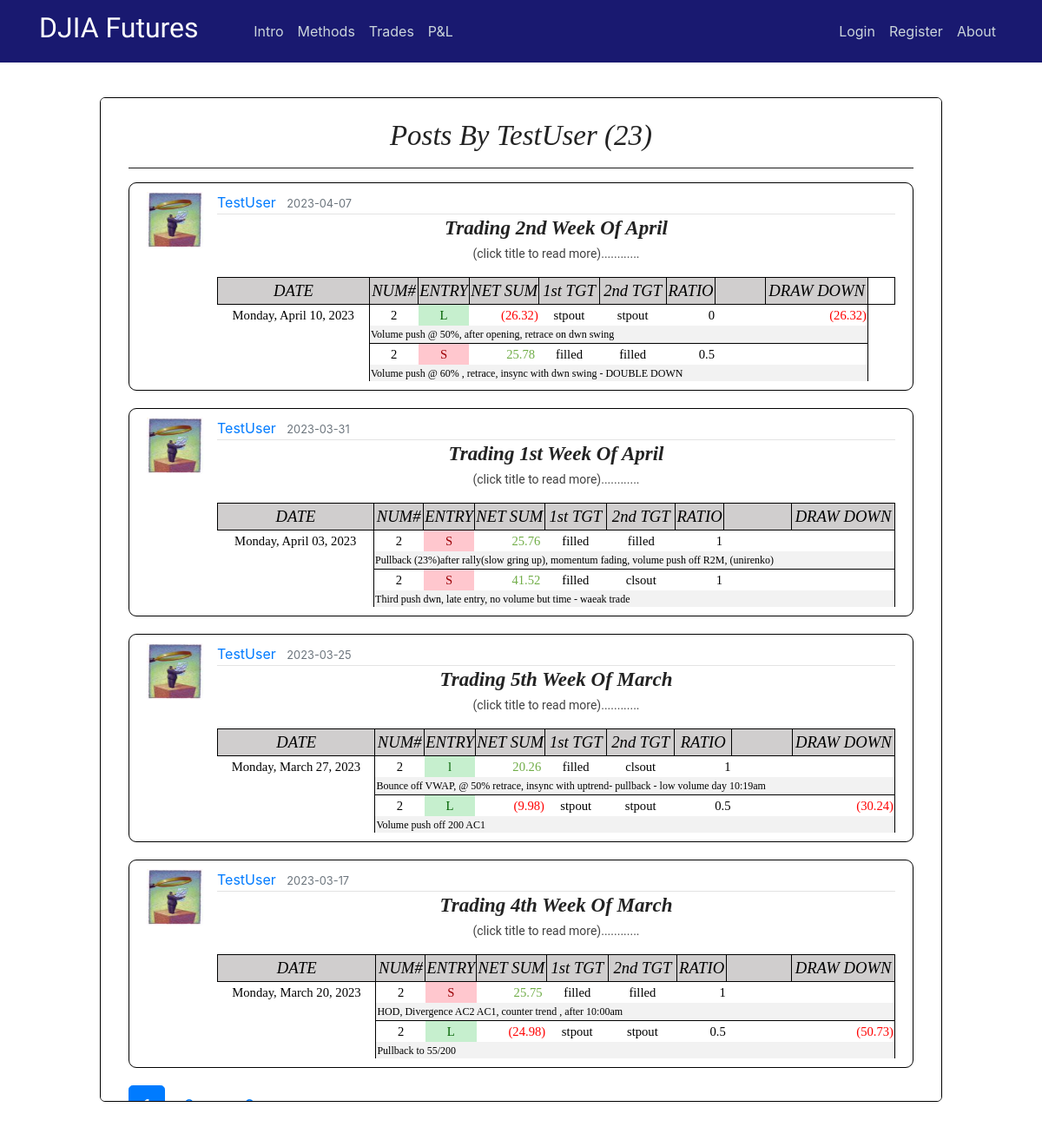
Page /user/TestUser on the committed database.
### flaskblog/models.py (models this page shows, shortened)
class User(db.Model, UserMixin):
    id = db.Column(db.Integer, primary_key=True)
    username = db.Column(db.String(20), unique=True, nullable=False)
    email = db.Column(db.String(120), unique=True, nullable=False)
    image_file = db.Column(db.String(20), nullable=False, default='default.jpg')
    password = db.Column(db.String(60), nullable=False)
    posts = db.relationship('Post', backref='author', lazy=True)

class Post(db.Model):
    id = db.Column(db.Integer, primary_key=True)
    title = db.Column(db.String(100), nullable=False)
    date_posted = db.Column(db.DateTime, nullable=False, default=datetime.utcnow)
    content = db.Column(db.Text, nullable=False)
    user_id = db.Column(db.Integer, db.ForeignKey('user.id'), nullable=False)
    teaser_title = db.Column(db.Text, nullable=True)
    teaser_details = db.Column(db.Text, nullable=True)
    teaser_caption = db.Column(db.Text, nullable=True)
    teaser_img = db.Column(db.Text, nullable=True)
    teaser_content = db.Column(db.Text, nullable=True)
    teaser_wkid = db.Column(db.Text, nullable=True)

### flaskblog/users/routes.py (the view)
@users.route("/user/<string:username>")
def user_posts(username):
    page = request.args.get('page', 1, type=int)
    user = User.query.filter_by(username=username).first_or_404()
    posts = Post.query.filter_by(author=user)\
        .order_by(Post.date_posted.desc())\
        .paginate(page=page, per_page=4)
    return render_template('user_posts.html', posts=posts, user=user)

### flaskblog/templates/user_posts.html
{% extends "layout.html" %}
{% block content %}
<div class="intro-page" style="height: 77vh;overflow: auto;">
  <div class="intro-inner-div" style="height:auto;background-color:white;border-radius:5px;">
    <center><br><h1 class="hero-header">Posts by {{ user.username }} ({{ posts.total }})</h1><hr></center>
    {% for post in posts.items %}
        <article class="media content-section" style="max-height:280px;">
          <img class="article-img" src="{{ url_for('static', filename='profile_pics/' + post.author.image_file) }}">
          <div class="media-body">
            <div class="article-metadata">
              <a class="mr-2" href="{{ url_for('users.user_posts', username=post.author.username) }}">{{ post.author.username }}</a>
              <small class="text-muted">{{ post.date_posted.strftime('%Y-%m-%d') }}</small>
            </div>
            <center><a href="{{ url_for('posts.post', post_id=post.id) }}"><h3 class="hero-header"><b>{{ post.title }}</b></h3></a>
            <p class="teaser-content" >(click title to read more)............</p></center>
            <p class="teaser-content" ><div style="overflow:hidden;max-height:120px;">
              {{ post.content|safe }}
            </p>
        </article>
    {% endfor %}
    {% for page_num in posts.iter_pages(left_edge=1, right_edge=1, left_current=1, right_current=2) %}
      {% if page_num %}
        {% if posts.page == page_num %}
          <a class="btn btn-primary btn-lg mb-8" href="{{ url_for('users.user_posts', username=user.username, page=page_num) }}">{{ page_num }}</a>
        {% else %}
          <a class="btn btn-primary-info btn-lg mb-8" href="{{ url_for('users.user_posts', username=user.username, page=page_num) }}">{{ page_num }}</a>
        {% endif %}
      {% else %}
        ...
      {% endif %}
    {% endfor %}
  </div>
</div>
{% endblock content %}

### flaskblog/static/main.css (style rules this page uses)
body { margin-top: 5rem; }
.intro-page { border-radius: 6px; border: 1px solid black; background-color: white; padding-right: 12px; padding-left: 12px; }
.intro-inner-div { height: 75vh; overflow: auto; padding-right: 20px; padding-left: 20px; }
hr { margin-top: 1rem; margin-bottom: 1rem; border: 0; border-top: 1px solid rgba(0, 0, 0, 0.89); }
p.teaser-content { color: #414141; font-size: 14px; font-family: 'Roboto', Arial, 'Helvetica Neue', Helvetica, sans-serif; line-height: 1.5; }
.content-section { background: #ffffff; padding: 10px 20px; border: 1px solid #000000; border-radius: 9px; margin-bottom: 20px; }
.article-img { height: 65px; width: 65px; margin-right: 16px; }
.article-metadata { padding-bottom: 1px; margin-bottom: 4px; border-bottom: 1px solid #e3e3e3 }

### flaskblog/static/study.css (style rules this page uses)
h1.hero-header { color: #222; text-transform: capitalize; font-weight: 400; font-style: italic; font-size: 28px; font-family: Baskerville, 'Baskerville Old Face', 'Hoefler Text', Garamond, 'Times New Roman', serif; }
h3.hero-header { color: #222; text-transform: capitalize; font-weight: 400; font-style: italic; font-size: 28px; font-family: Baskerville, 'Baskerville Old Face', 'Hoefler Text', Garamond, 'Times New Roman', serif; }
h3 { font-weight: 700; line-height: 1; }
@media screen and (min-width: 25rem) { h1.hero-header { font-size: 33px; } }
@media screen and (min-width: 25rem) { h3.hero-header { font-size: 23px; } }

### flaskblog/static/modal.css (style rules this page uses)
img { margin-bottom: -4px; }

### flaskblog/static/stylesheet.css (style rules this page uses)
tr { mso-height-source:auto; mso-ruby-visibility:none; }
col { mso-width-source:auto; mso-ruby-visibility:none; }
td { mso-style-parent:style0; padding-top:1px; padding-right:1px; padding-left:1px; mso-ignore:padding; mso-number-format:"General"; text-align:general; vertical-align:bottom; white-space:nowrap; mso-rotate:0; mso-pattern:auto; mso-background-source:auto; color:#000000; font-size:11.0pt; font-weight:400; font-style:normal; text-decoration:none; font-family:Calibri; mso-generic-font-family:auto; mso-font-charset:134; border:none; mso-protection:locked visible; }
.xl65 { mso-style-parent:style0; text-align:center; mso-pattern:auto none; background:#D0CECE; font-size:14.0pt; font-style:italic; mso-font-charset:134; border:.5pt solid windowtext; }
.xl66 { mso-style-parent:style0; mso-number-format:"0\.00_\)\;\[Red\]\\\(0\.00\\\)"; mso-font-charset:134; }
.xl67 { mso-style-parent:style0; mso-number-format:"0\.00_\)\;\[Red\]\\\(0\.00\\\)"; text-align:center; mso-pattern:auto none; background:#D0CECE; font-size:14.0pt; font-style:italic; mso-font-charset:134; border:.5pt solid windowtext; }
.xl68 { mso-style-parent:style0; mso-number-format:"\[$-F800\]dddd\\\,\\ mmmm\\ dd\\\,\\ yyyy"; text-align:center; mso-font-charset:134; }
.xl69 { mso-style-parent:style0; mso-number-format:"0"; text-align:center; mso-font-charset:134; border-left:.5pt solid windowtext; border-top:.5pt solid windowtext; }
.xl70 { mso-style-parent:style0; text-align:center; mso-font-charset:134; border-top:.5pt solid windowtext; }
.xl71 { mso-style-parent:style0; mso-number-format:"0\.00_\)\;\[Red\]\\\(0\.00\\\)"; text-align:right; mso-font-charset:134; border-top:.5pt solid windowtext; }
.xl72 { mso-style-parent:style0; mso-font-charset:134; border-top:.5pt solid windowtext; }
.xl73 { mso-style-parent:style0; mso-number-format:"0\.00_\)\;\[Red\]\\\(0\.00\\\)"; mso-font-charset:134; border-top:.5pt solid windowtext; }
.xl74 { mso-style-parent:style0; mso-number-format:"0"; text-align:left; vertical-align:top; mso-pattern:auto none; background:#F2F2F2; font-size:9.0pt; font-family:Comic Sans MS; mso-font-charset:134; border-left:.5pt solid windowtext; border-bottom:.5pt solid windowtext; }
.xl81 { mso-style-parent:style0; mso-number-format:"0\.00_\)\;\[Red\]\\\(0\.00\\\)"; mso-font-charset:134; border-top:.5pt solid windowtext; border-right:.5pt solid windowtext; }

### rows in the picture
User: username "TestUser"
Post: image_file (picture), author.username "TestUser", date_posted "2023-04-07", title "Trading 2nd Week Of April", content "DATE NUM# ENTRY NET SUM 1st TGT 2nd TGT RATIO DRAW DOWN Monday, April 10, 2023 2 L (26.32) stpout stpout 0 (26.32) Volume push @ 50%, after opening, retrace on dwn swing 2 S 25.78 filled filled 0.5 Volume push @ 60% , retrace, insync with dwn swing - DOUBLE DOWN"
Post: image_file (picture), author.username "TestUser", date_posted "2023-03-31", title "Trading 1st Week Of April", content "DATE NUM# ENTRY NET SUM 1st TGT 2nd TGT RATIO DRAW DOWN Monday, April 03, 2023 2 S 25.76 filled filled 1 Pullback (23%)after rally(slow gring up), momentum fading, volume push off R2M, (unirenko) 2 S 41.52 filled clsout 1 Third push dwn, late entry, no volume but time - waeak trade"
Post: image_file (picture), author.username "TestUser", date_posted "2023-03-25", title "Trading 5th Week Of March", content "DATE NUM# ENTRY NET SUM 1st TGT 2nd TGT RATIO DRAW DOWN Monday, March 27, 2023 2 l 20.26 filled clsout 1 Bounce off VWAP, @ 50% retrace, insync with uptrend- pullback - low volume day 10:19am 2 L (9.98) stpout stpout 0.5 (30.24) Volume push off 200 AC1"
Post: image_file (picture), author.username "TestUser", date_posted "2023-03-17", title "Trading 4th Week Of March", content "DATE NUM# ENTRY NET SUM 1st TGT 2nd TGT RATIO DRAW DOWN Monday, March 20, 2023 2 S 25.75 filled filled 1 HOD, Divergence AC2 AC1, counter trend , after 10:00am 2 L (24.98) stpout stpout 0.5 (50.73) Pullback to 55/200"

### other values in the picture
{{ posts.total }} "23"
